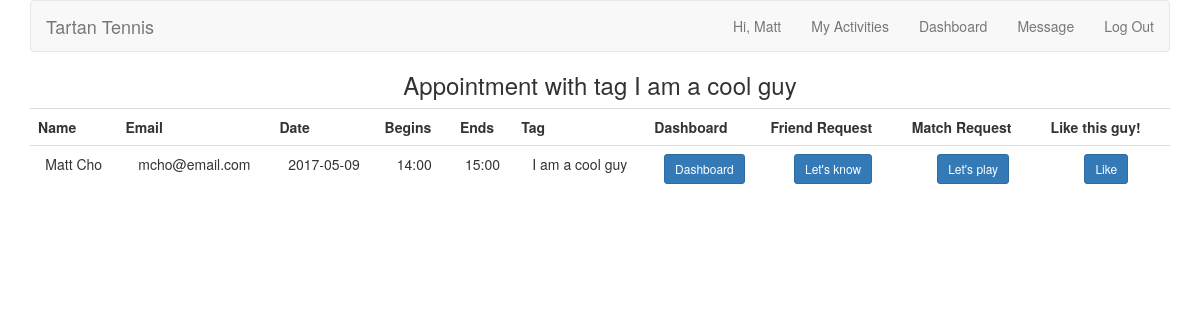
Screenshot of /tag_time.php?tag=I am a cool guy (signed in) with the database file from the repository.
### tables this page shows
CREATE TABLE `times` (
  `time_id` int(11) NOT NULL PRIMARY KEY AUTO_INCREMENT,
  `begins_date` varchar(20) NOT NULL,
  `begins_time` varchar(20) NOT NULL,
  `ends_time` varchar(20) NOT NULL,
  `tag` tinytext NOT NULL,
  `user_id` int(11) NOT NULL,
  `created_at` timestamp NOT NULL DEFAULT CURRENT_TIMESTAMP,
  FULLTEXT (begins_date, begins_time, ends_time, tag)

);

CREATE TABLE `users` (
  `user_id` int(10) UNSIGNED NOT NULL PRIMARY KEY AUTO_INCREMENT,
  `first_name` varchar(20) NOT NULL,
  `last_name` varchar(20) NOT NULL,
  `username` varchar(20) NOT NULL,
  `email` varchar(50) NOT NULL,
  `pass` char(40) NOT NULL,
  `created_at` timestamp NOT NULL DEFAULT CURRENT_TIMESTAMP,
  `updated_at` timestamp NOT NULL DEFAULT CURRENT_TIMESTAMP ON UPDATE CURRENT_TIMESTAMP
);

### tag_time.php (the view, shortened to what this page needs)
<?php
include ('includes/header.php');
require('mysqli_connect.php');
$tag = $_GET['tag'];
echo '<h3>Appointment with tag ' . $tag . '</h3>';
if(isset($_COOKIE['user_id']))
{
    $qt =" SELECT user_id, first_name, last_name, email, begins_date, begins_time, ends_time, tag
                    FROM users INNER JOIN times
                    USING (user_id)
                    WHERE user_id <> '$user_id'
                    AND tag = '$tag';
                    ";
    $result = @mysqli_query($dbc, $qt);
    echo '<table class="table">
    <tr>
    <th>Name</th>
    <th>Email</th>
    <th>Date</th>
    <th>Begins</th>
    <th>Ends</th>
    <th>Tag</th>
    <th>Dashboard</th>
     <th>Friend Request</th>
    <th>Match Request</th>
    <th>Like this guy!</th>
    </tr>';
while ($row = mysqli_fetch_array($result)) {
    echo
    '<tr>
    <td>' . $row['first_name'] . ' ' . $row['last_name'] . '</td>
    <td>' . $row['email'] . '</td>
    <td>' . $row['begins_date'] . '</td>
    <td>' . $row['begins_time'] . '</td>
    <td>' . $row['ends_time'] . '</td>
    <td>' . $row['tag'] . '</td>
    <td><a class="btn btn-primary btn-sm"
    a href="dashboard.php?profile_id='
     . $row['user_id'] . '& user='. $_COOKIE['user_id'] . '">Dashboard</a></td>
    <td><a class="btn btn-primary btn-sm" href="friend_request.php?receiver_id='
     . $row['user_id'] . '">Let\'s know</a></td>
    <td><a class="btn btn-primary btn-sm" href="appoinment_request.php?receiver_id='
    . $row['user_id'] . '& begins_date='. $row['begins_date'] . '& begins_time=' . $row['begins_time'] . '& ends_time=' . $row['ends_time'] . '">Let\'s play</a></td>
    <td><a class="btn btn-primary btn-sm" href="like.php?likee_id='
     . $row['user_id'] . '">Like</a></td>
    </tr>';
    }
    echo '</table>';
}
else
{
        echo 'You must be logged to access this page.';
}
?>

### includes/styles.css (style rules this page uses)
body { text-align: center; }

### rows the page displays
times: user.first_name "Matt", user.last_name "Cho", user.email "mcho@email.com", begins_date "2017-05-09", begins_time "14:00", ends_time "15:00", tag "I am a cool guy"

### other values shown
$_COOKIE['first_name'] "Matt"
$tag "I am a cool guy"
